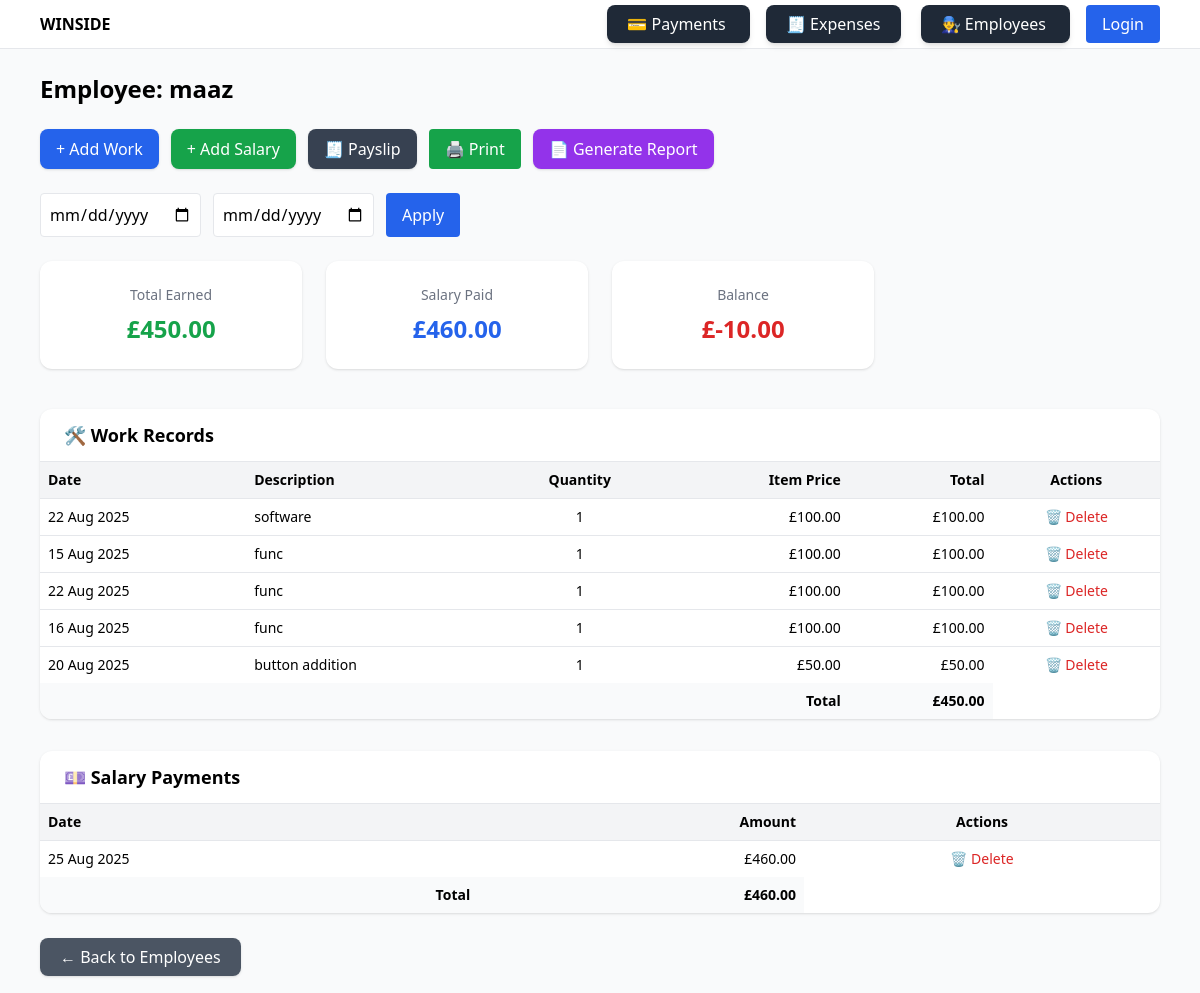
Screenshot of /employees/59/report/ with the database file from the repository.
### employees/models.py (models this page shows, shortened)
class ContractualEmployee(models.Model):
    name = models.CharField(max_length=100)
    phone = models.CharField(max_length=15, blank=True, null=True)
    role = models.CharField(max_length=100, blank=True, null=True)
    @property
    def total_earned(self):
        return sum(wr.quantity * wr.item_price for wr in self.work_records.all())
    @property
    def total_salary_paid(self):
        return sum(p.amount for p in self.salary_payments.all())
    @property
    def balance(self):
        return self.total_earned - self.total_salary_paid
    @property
    def total_advances(self):
        extra = self.total_salary_paid - self.total_earned
        return extra if extra > 0 else 0

class WorkRecord(models.Model):
    employee = models.ForeignKey(
        "ContractualEmployee",
        on_delete=models.CASCADE,
        related_name="work_records"
    )
    date = models.DateField(default=timezone.now)
    quantity = models.PositiveIntegerField()
    item_price = models.DecimalField(max_digits=10, decimal_places=2, default=0)  # ✅ safe default
    description = models.TextField(blank=True, null=True)  # ✅ optional
    @property
    def total(self):
        return self.quantity * self.item_price

class SalaryPayment(models.Model):
    employee = models.ForeignKey(
        "employees.ContractualEmployee",
        on_delete=models.CASCADE,
        related_name="salary_payments"
    )
    amount = models.DecimalField(max_digits=10, decimal_places=2)
    date = models.DateField(default=timezone.now)

### employees/views.py (the view)
# urls.py: path("<int:pk>/report/", views.employee_report, name="report"),
def employee_report(request, pk):
    employee = get_object_or_404(ContractualEmployee, pk=pk)
    start_date = request.GET.get("start_date")
    end_date = request.GET.get("end_date")
    if start_date and end_date:
        start_date = datetime.strptime(start_date, "%Y-%m-%d").date()
        end_date = datetime.strptime(end_date, "%Y-%m-%d").date()
        work_records = employee.work_records.filter(date__range=[start_date, end_date])
        salary_payments = employee.salary_payments.filter(date__range=[start_date, end_date])
        advance_payments = employee.advance_payments.filter(date__range=[start_date, end_date])
    else:
        work_records = employee.work_records.all()
        salary_payments = employee.salary_payments.all()
        advance_payments = employee.advance_payments.all()
    total_work = sum([wr.quantity * wr.item_price for wr in work_records])
    total_salary = sum([sp.amount for sp in salary_payments])
    total_advances = sum([ap.amount for ap in advance_payments])
    balance = total_work - (total_salary + total_advances)
    context = {
        "employee": employee,
        "start_date": start_date,
        "end_date": end_date,
        "work_records": work_records,
        "salary_payments": salary_payments,
        "advance_payments": advance_payments,
        "total_work": total_work,
        "total_salary": total_salary,
        "total_advances": total_advances,
        "balance": balance,
        "today": now().date(),
    }
    return render(request, "employees/employee_detail.html", context)

### employees/templates/employees/employee_detail.html (shortened to what this page needs)
{% extends 'base.html' %}
{% block content %}
<h1 class="text-2xl font-bold mb-6">Employee: {{ employee.name }}</h1>
<div class="mb-6 flex flex-wrap gap-3">
  <a href="{% url 'employees:add_work' employee.id %}" class="px-4 py-2 bg-blue-600 text-white rounded-lg shadow hover:bg-blue-700">+ Add Work</a>
  <a href="{% url 'employees:add_salary' employee.id %}" class="px-4 py-2 bg-green-600 text-white rounded-lg shadow hover:bg-green-700">+ Add Salary</a>
  <a href="{% url 'employees:payslip' employee.id %}" class="px-4 py-2 bg-gray-700 text-white rounded-lg shadow hover:bg-gray-800">🧾 Payslip</a>
    <button type="button" onclick="window.print()" class="px-4 py-2 bg-green-600 text-white rounded">🖨 Print</button>
  <a href="{% url 'employees:report' employee.id %}" class="px-4 py-2 bg-purple-600 text-white rounded-lg shadow hover:bg-purple-700">📄 Generate Report</a>
</div>
<form method="get" class="flex flex-wrap gap-3 mb-6">
  <input type="date" name="start_date" value="{{ start_date }}" class="border p-2 rounded">
  <input type="date" name="end_date" value="{{ end_date }}" class="border p-2 rounded">
  <button type="submit" class="px-4 py-2 bg-blue-600 text-white rounded">Apply</button>
</form>
<div class="grid grid-cols-1 md:grid-cols-4 gap-6 mb-10">
  <div class="bg-white shadow rounded-xl p-6 text-center">
    <h4 class="text-gray-500 text-sm">Total Earned</h4>
    <p class="text-2xl font-bold text-green-600 mt-2">£{{ employee.total_earned }}</p>
  </div>
  <div class="bg-white shadow rounded-xl p-6 text-center">
    <h4 class="text-gray-500 text-sm">Salary Paid</h4>
    <p class="text-2xl font-bold text-blue-600 mt-2">£{{ employee.total_salary_paid }}</p>
  </div>
  <div class="bg-white shadow rounded-xl p-6 text-center">
    <h4 class="text-gray-500 text-sm">Balance</h4>
    <p class="text-2xl font-bold {% if employee.balance < 0 %}text-red-600{% else %}text-green-600{% endif %} mt-2">
      £{{ employee.balance }}
    </p>
  </div>
</div>
<div class="bg-white shadow rounded-xl mb-8 overflow-x-auto">
  <div class="border-b px-6 py-3">
    <h2 class="text-lg font-semibold">🛠 Work Records</h2>
  </div>
  <table class="w-full text-sm">
    <thead class="bg-gray-100">
      <tr>
        <th class="p-2 text-left">Date</th>
        <th class="p-2 text-left">Description</th>
        <th class="p-2 text-center">Quantity</th>
        <th class="p-2 text-right">Item Price</th>
        <th class="p-2 text-right">Total</th>
        <th class="p-2">Actions</th>
      </tr>
    </thead>
    <tbody>
      {% for w in work_records %}
      <tr class="border-t">
        <td class="p-2">{{ w.date }}</td>
        <td class="p-2">{{ w.description }}</td>
        <td class="p-2 text-center">{{ w.quantity }}</td>
        <td class="p-2 text-right">£{{ w.item_price }}</td>
        <td class="p-2 text-right">£{{ w.total }}</td>
        <td class="p-2 text-center">
        <a href="{% url 'employees:delete_work_record' employee.id w.id %}"
           class="text-red-600 hover:underline"
           onclick="return confirm('Delete this advance payment?')">🗑 Delete</a>
      </td>
      </tr>
      {% empty %}
      <tr><td colspan="5" class="p-2 text-center text-gray-500">No work records found.</td></tr>
      {% endfor %}
      <tr class="bg-gray-50 font-bold">
        <td colspan="4" class="p-2 text-right">Total</td>
        <td class="p-2 text-right">£{{ total_work }}</td>
      </tr>
    </tbody>
  </table>
</div>
<div class="bg-white shadow rounded-xl mb-8 overflow-x-auto">
  <div class="border-b px-6 py-3">
    <h2 class="text-lg font-semibold">💷 Salary Payments</h2>
  </div>
  <table class="w-full text-sm">
    <thead class="bg-gray-100">
      <tr>
        <th class="p-2 text-left">Date</th>
        <th class="p-2 text-right">Amount</th>
        <th class="p-2">Actions</th>
      </tr>
    </thead>
    <tbody>
      {% for sp in salary_payments %}
      <tr class="border-t">
        <td class="p-2">{{ sp.date }}</td>
        <td class="p-2 text-right">£{{ sp.amount }}</td>
        <td class="p-2 text-center">
        <a href="{% url 'employees:delete_salary_payment' employee.id sp.id %}"
           class="text-red-600 hover:underline"
           onclick="return confirm('Delete this salary payment?')">🗑 Delete</a>
      </td>
      </tr>
      {% empty %}
      <tr><td colspan="2" class="p-2 text-center text-gray-500">No salary payments found.</td></tr>
      {% endfor %}
      <tr class="bg-gray-50 font-bold">
        <td class="p-2 text-right">Total</td>
        <td class="p-2 text-right">£{{ total_salary }}</td>
      </tr>
    </tbody>
  </table>
</div>
<div class="mt-6">
  <a href="{% url 'employees:list' %}" class="px-5 py-2 bg-gray-600 text-white rounded-lg shadow hover:bg-gray-700">
    ← Back to Employees
  </a>
</div>
{% endblock %}

### rows the page displays
ContractualEmployee: name "maaz", total_earned "450.00", total_salary_paid "460.00", balance "-10.00"
WorkRecord: date "22 Aug 2025", description "software", quantity "1", item_price "100.00", total "100.00"
WorkRecord: date "15 Aug 2025", description "func", quantity "1", item_price "100.00", total "100.00"
WorkRecord: date "22 Aug 2025", description "func", quantity "1", item_price "100.00", total "100.00"
WorkRecord: date "16 Aug 2025", description "func", quantity "1", item_price "100.00", total "100.00"
WorkRecord: date "20 Aug 2025", description "button addition", quantity "1", item_price "50.00", total "50.00"
SalaryPayment: date "25 Aug 2025", amount "460.00"

### other values shown
{{ total_work }} "450.00"
{{ total_salary }} "460.00"
